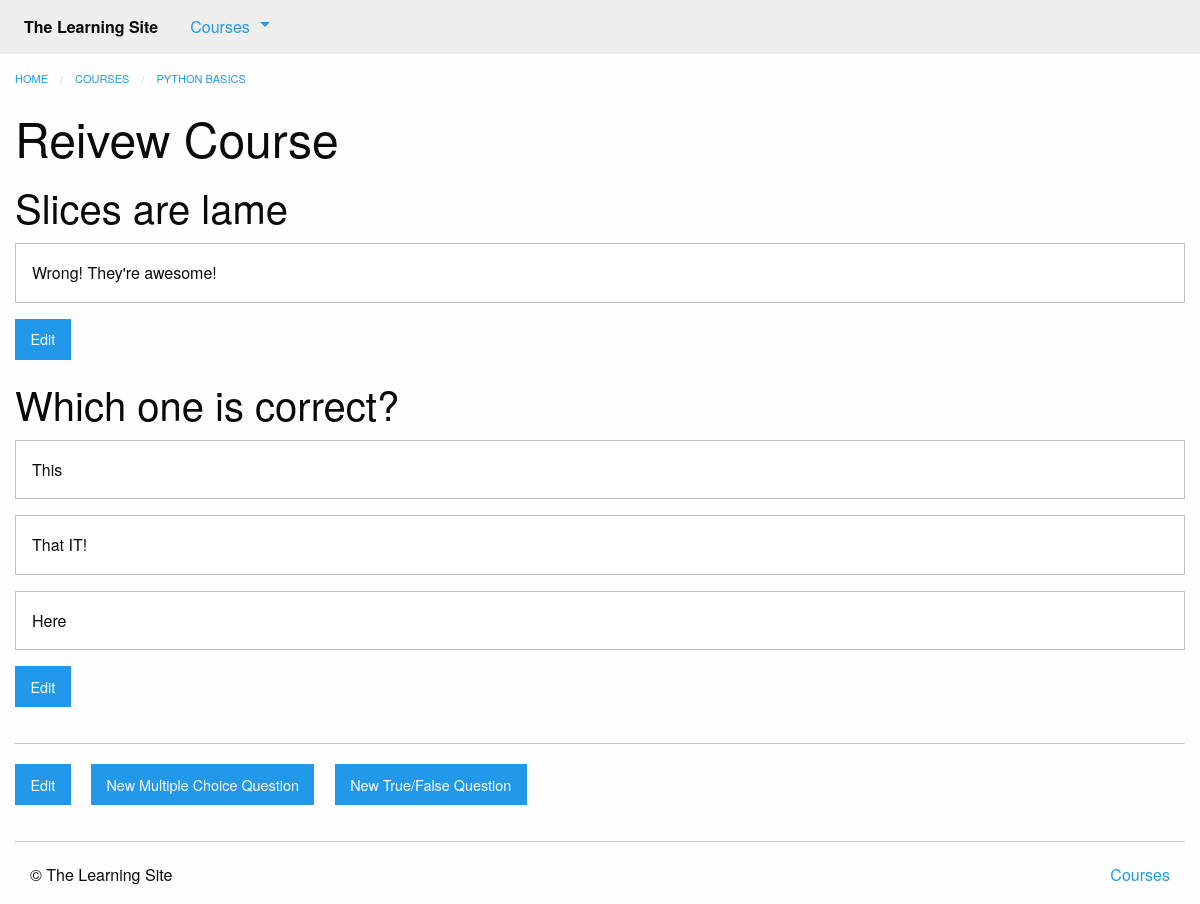
The page /courses/1/q1/ (signed in) on the database its author committed.
### courses/models.py (models this page shows, shortened)
class Step(models.Model):
    title = models.CharField(max_length=255)
    description = models.TextField()
    order = models.IntegerField(default=0)
    course = models.ForeignKey(Course)
    class Meta:
        abstract = True
        ordering = ['order',]

class Quiz(Step):
    total_questions = models.IntegerField(default=4)
    class Meta:
        verbose_name_plural = 'Quizzes'

class Course(models.Model):
    created_at = models.DateTimeField(auto_now_add=True)
    title = models.CharField(max_length=255)
    description = models.TextField()

class Question(models.Model):
    quiz = models.ForeignKey(Quiz)
    order = models.IntegerField(default=0)
    prompt = models.TextField()
    class Meta:
        ordering = ['order',]

class Answer(models.Model):
    question = models.ForeignKey(Question)
    order = models.IntegerField(default=0)
    text = models.CharField(max_length=255)
    correct = models.BooleanField(default=False)
    class Meta:
        ordering = ['order',]

### courses/views.py (the view)
# urls.py: url(r'(?P<course_pk>\d+)/q(?P<step_pk>\d+)/$', views.quiz_detail, name='quiz'),
def quiz_detail(request, course_pk, step_pk):
    step = get_object_or_404(models.Quiz, course_id=course_pk, pk=step_pk)
    return render(request, 'courses/quiz_detail.html', {'step': step})

### courses/templatetags/course_extras.py (called while the page is built)
@register.inclusion_tag('courses/course_nav.html')
def nav_courses_list():
    courses = Course.objects.all()[:5]
    return {'courses': courses}

### courses/templates/courses/quiz_detail.html (shortened to what this page needs)
{% extends "courses/layout.html" %}
{% load course_extras %}
{% block breadcrumbs %}
    <li><a href="{% url 'courses:detail' pk=step.course.pk %}">{{ step.course.title }}</a></li>
{% endblock %}
{% block content %}
    <div class="row columns">
        <article>
            {{ block.super }}
            <h1>{{ step.title }}</h1>
            <ul class="no-bullet">
                {% for question in step.question_set.all %}
                    <li>
                        <h2>{{ question.prompt }}</h2>
                    {% for answer in question.answer_set.all %}
                        <div class="callout">
                            {{ answer.text }}
                        </div>
                    {% endfor %}
                    {% if user.is_authenticated %}
                        <a href="{% url 'courses:edit_question' question_pk=question.pk quiz_pk=step.pk %}" class="button">Edit</a>
                    {%  endif %}
                    </li>
                {% endfor %}
            </ul>
        </article>
        {% if user.is_authenticated %}
        <hr>
        <a href="{% url 'courses:edit_quiz' course_pk=step.course.pk quiz_pk=step.pk %}" class="button">Edit</a>
        <a href="{% url 'courses:create_question' quiz_pk=step.pk question_type='mc' %}" class="button">New Multiple Choice Question</a>
        <a href="{% url 'courses:create_question' quiz_pk=step.pk question_type='tf' %}" class="button">New True/False Question</a>
        {% endif %}
    </div>
{% endblock %}

### rows shown on the page
Quiz: course "PYTHON BASICS", title "Reivew Course"
Question: prompt "Slices are lame"
Answer: text "Wrong! They're awesome!"
Question: prompt "Which one is correct?"
Answer: text "This"
Answer: text "That IT!"
Answer: text "Here"
